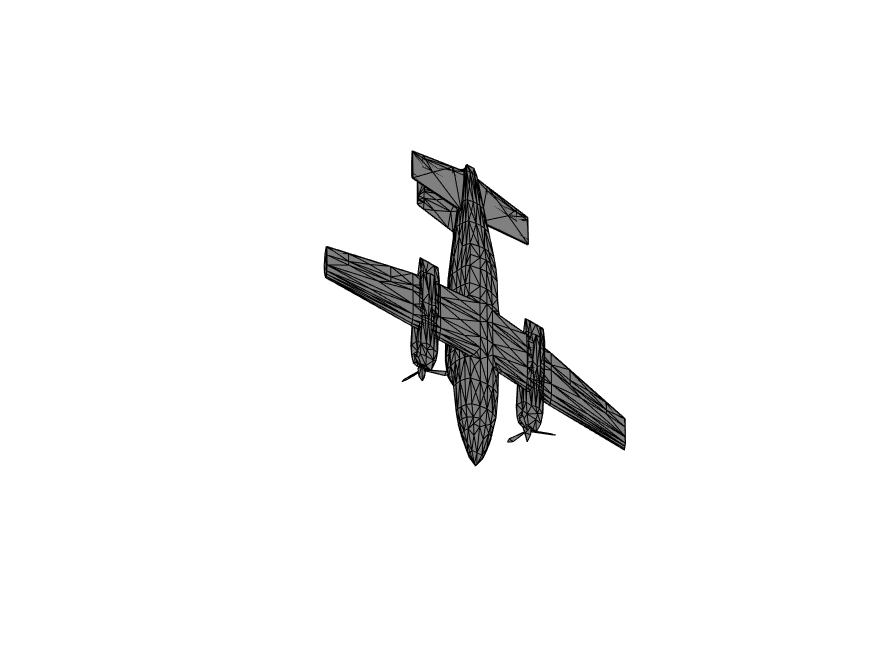
#> input picture image_processing/test1.png, 875 x 656 px
$ python tmp.py   (older library calls are emulated)
#> lines starting #> are read from the running program, lines starting #| are printed output that depends on the picture; after the words box and inside, x2 and y2 are one past the last pixel; in counts of white or black regions, pixels touching at a corner belong together
import cv2
import numpy as np

def get_min_rect(img_path):
#> called with img_path = './test1.png'
    img = cv2.imread(img_path)
#> img is the input picture: shape (656, 875, 3); min 0, max 255, mean 245
    # 灰度图
    gray = cv2.cvtColor(img, cv2.COLOR_BGR2GRAY)
    # 二值化
    ret, binary = cv2.threshold(gray, 250, 255, cv2.THRESH_BINARY)
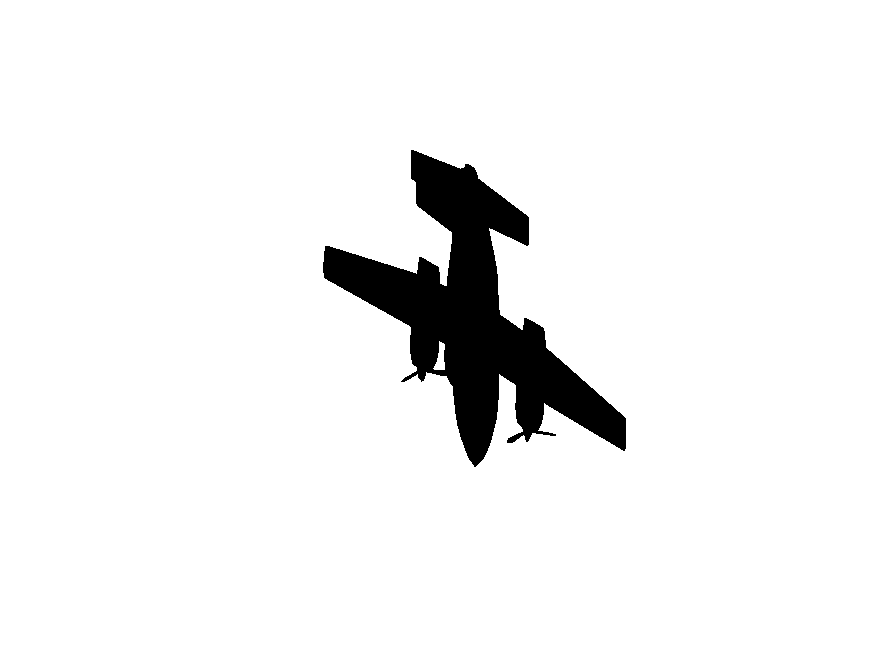
#> binary: shape (656, 875); 94.5% white; 1 black region, box (x1, y1, x2, y2) and area: (323, 150, 626, 467) 31728
    # 反色
    binary = 255 - binary
#> binary: shape (656, 875); 5.5% white; 1 white region
    # 最小外接矩形
    _, contours, hierarchy = cv2.findContours(binary, cv2.RETR_TREE, cv2.CHAIN_APPROX_NONE)
#> contours = 2 contours; box (x1, y1, x2, y2) and area: (323, 150, 626, 467) 31207, (432, 340, 446, 371) 236
    cnt = contours[0]
#> cnt = contour of 1442 points, box (x1, y1, x2, y2) (323, 150, 626, 467), area 31207
    min_rect = cv2.minAreaRect(cnt)
#> min_rect = ((483.7, 325), (199.7, 367.9), -36.52)
    # 旋转
    M = cv2.getRotationMatrix2D(min_rect[0], min_rect[2], 1.0)
#> M = [[0.804, -0.595, 288.3], [0.595, 0.804, -224.1]]
    rot = cv2.warpAffine(binary, M, (img.shape[1], img.shape[0]))
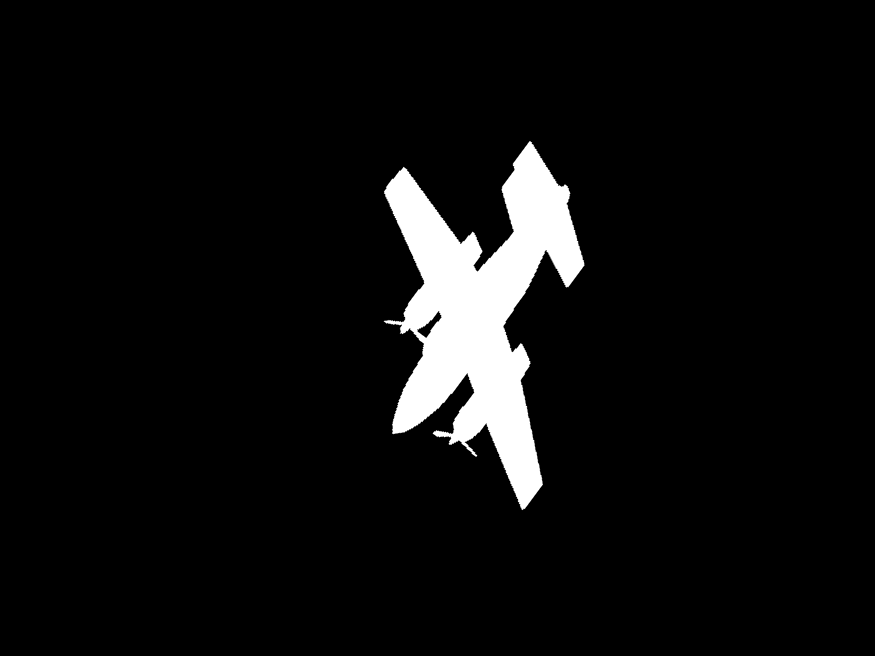
#> rot: shape (656, 875); min 0, max 255, mean 14.1
    _, contours, hierarchy = cv2.findContours(rot, cv2.RETR_TREE, cv2.CHAIN_APPROX_NONE)
#> contours = 2 contours; box (x1, y1, x2, y2) and area: (383, 140, 585, 511) 32160, (417, 312, 442, 338) 194
    cnt = contours[0]
#> cnt = contour of 1453 points, box (x1, y1, x2, y2) (383, 140, 585, 511), area 32160
    min_rect = cv2.minAreaRect(cnt)
#> min_rect = ((483.5, 325), (370, 201), -90)
    box = cv2.boxPoints(min_rect)
#> box = [[584, 510], [383, 510], [383, 140], [584, 140]]
    box = np.int0(box)
    cut = rot[box[1][1] : box[3][1], box[0][0] : box[2][0]]
#> cut = empty array
    cv2.imshow("cut", cut)
    cv2.waitKey(0)
    return cut

def get_similarity_from_cut(cut_1, cut_2, size):
    inter = 0
    union = 0
    for i in range(size):
        for j in range(size):
            if cut_1[i][j] != 0:
                union += 1
                if cut_2[i][j] != 0:
                    inter += 1
    return inter / union

def get_similarity_from_img(img_path_1, img_path_2):
    min_rect_1 = get_min_rect(img_path_1)
#> min_rect_1 = empty array
    min_rect_2 = get_min_rect(img_path_2)
#> call 2 of get_min_rect, with img_path = './test2.png'
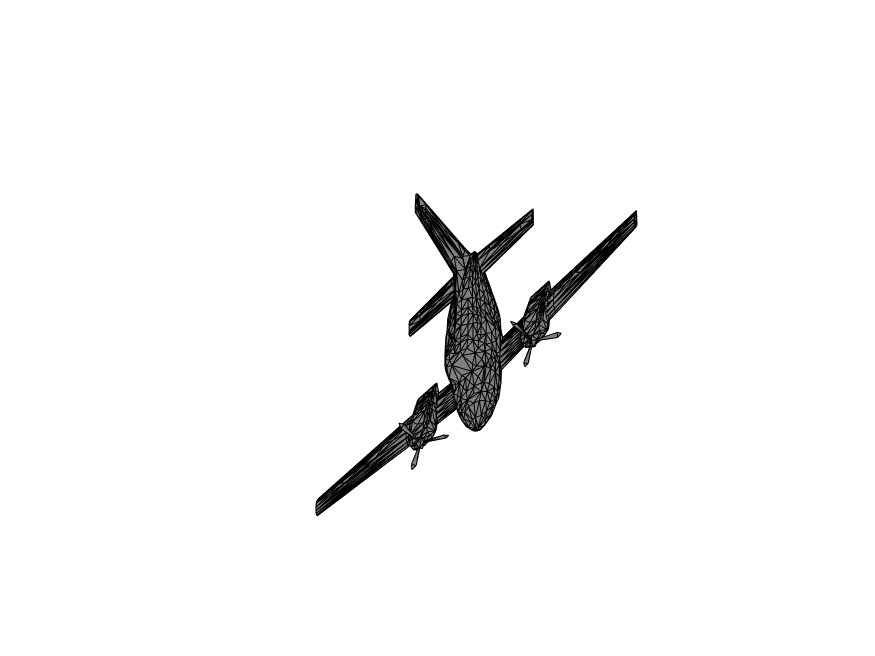
#> input picture image_processing/test2.png, 875 x 656 px
#> in get_min_rect, img is the input picture: shape (656, 875, 3); min 0, max 255, mean 247.7
#> in get_min_rect (call 2), `ret, binary = cv2.threshold(gray, 250, 255, cv2.THRESH_BINARY)`:
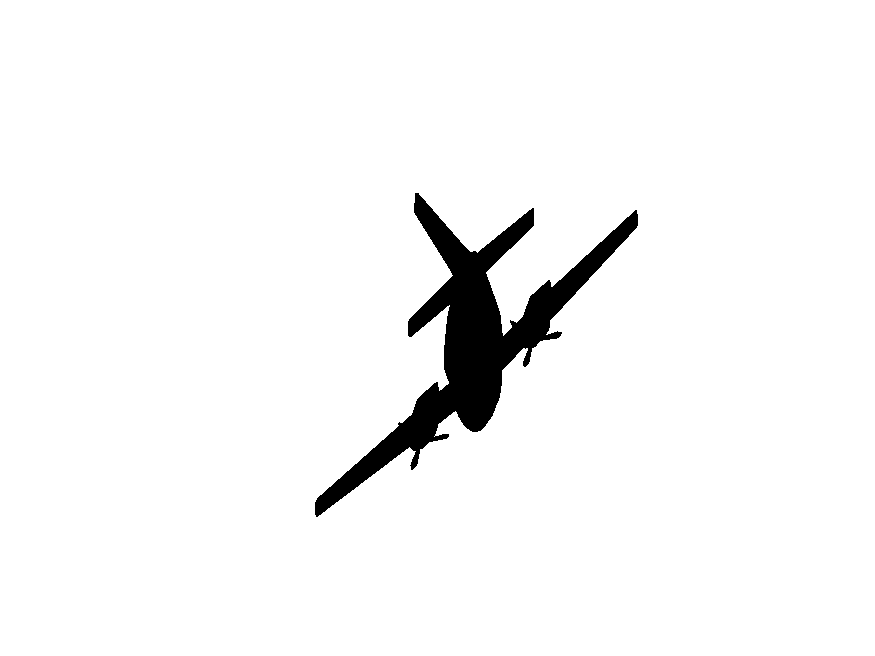
#> binary: shape (656, 875); 96.4% white; 1 black region, box (x1, y1, x2, y2) and area: (315, 193, 638, 517) 20556
#> in get_min_rect (call 2), `binary = 255 - binary`: binary: shape (656, 875); 3.6% white; 1 white region
#> in get_min_rect (call 2), `_, contours, hierarchy = cv2.findContours(binary, cv2.RETR_TREE, cv2.C..`: contours = 2 contours, 1 with area under 20; largest, box (x1, y1, x2, y2) and area: (315, 193, 638, 517) 19862
#> in get_min_rect (call 2), `cnt = contours[0]`: cnt = contour of 1388 points, box (x1, y1, x2, y2) (315, 193, 638, 517), area 19862
#> in get_min_rect (call 2), `min_rect = cv2.minAreaRect(cnt)`: min_rect = ((476.1, 363), (389.7, 221.1), -72.07)
#> in get_min_rect (call 2), `M = cv2.getRotationMatrix2D(min_rect[0], min_rect[2], 1.0)`: M = [[0.308, -0.951, 674.9], [0.951, 0.308, -201.8]]
#> in get_min_rect (call 2), `rot = cv2.warpAffine(binary, M, (img.shape[1], img.shape[0]))`:
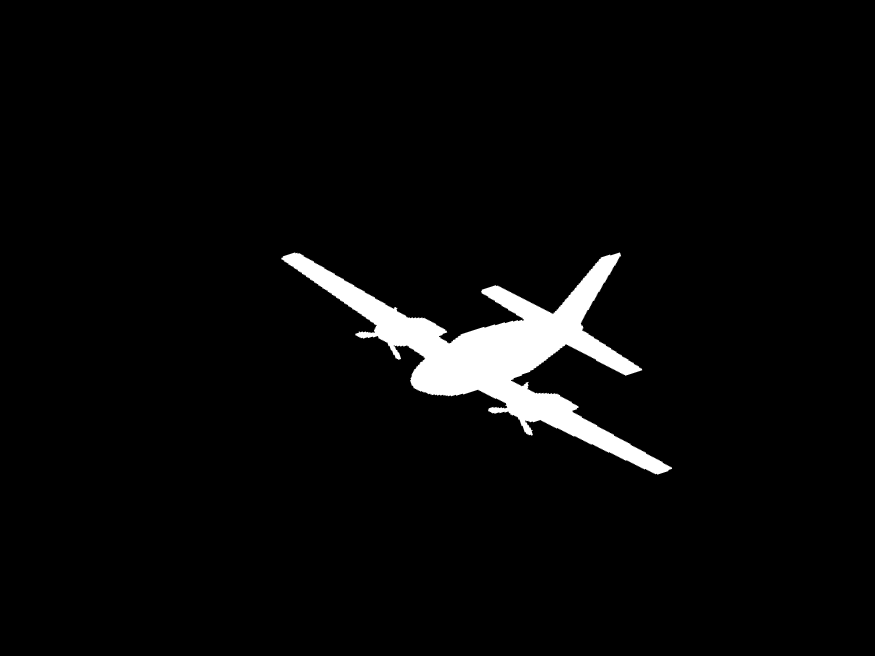
#> rot: shape (656, 875); min 0, max 255, mean 9.1
#> in get_min_rect (call 2), `_, contours, hierarchy = cv2.findContours(rot, cv2.RETR_TREE, cv2.CHAI..`: contours = 2 contours, 1 with area under 20; largest, box (x1, y1, x2, y2) and area: (281, 252, 673, 475) 20880
#> in get_min_rect (call 2), `cnt = contours[0]`: cnt = contour of 1541 points, box (x1, y1, x2, y2) (281, 252, 673, 475), area 20880
#> in get_min_rect (call 2), `min_rect = cv2.minAreaRect(cnt)`: min_rect = ((476.5, 363), (222, 391), -90)
#> in get_min_rect (call 2), `box = cv2.boxPoints(min_rect)`: box = [[672, 474], [281, 474], [281, 252], [672, 252]]
#> min_rect_2 = empty array
    new_size = max(min_rect_1.shape[:2] + min_rect_2.shape[:2])
#> new_size = 0

    #min_rect_1 = cv2.resize(min_rect_1, (new_size, new_size), interpolation=cv2.INTER_CUBIC)
    top_padding = (new_size - min_rect_1.shape[0]) // 2
#> top_padding = 0
    down_padding = new_size - top_padding - min_rect_1.shape[0]
#> down_padding = 0
    left_padding = (new_size - min_rect_1.shape[1]) // 2
#> left_padding = 0
    right_padding = new_size - left_padding - min_rect_1.shape[1]
#> right_padding = 0
    min_rect_1 = cv2.copyMakeBorder(min_rect_1, top_padding, down_padding, left_padding, right_padding, cv2.BORDER_CONSTANT, value=(0, 0, 0))
    #min_rect_2 = cv2.resize(min_rect_2, (new_size, new_size), interpolation=cv2.INTER_CUBIC)
    top_padding = (new_size - min_rect_2.shape[0]) // 2
    down_padding = new_size - top_padding - min_rect_2.shape[0]
    left_padding = (new_size - min_rect_2.shape[1]) // 2
    right_padding = new_size - left_padding - min_rect_2.shape[1]
    min_rect_2 = cv2.copyMakeBorder(min_rect_2, top_padding, down_padding, left_padding, right_padding, cv2.BORDER_CONSTANT, value=(0, 0, 0))

    cv2.imshow("cut_now_1", min_rect_1)
    cv2.waitKey(0)
    cv2.imshow("cut_now_2", min_rect_2)
    cv2.waitKey(0)

    sim_1 = get_similarity_from_cut(min_rect_1, min_rect_2, new_size)
    min_rect_2 = np.rot90(min_rect_2)
    sim_2 = get_similarity_from_cut(min_rect_1, min_rect_2, new_size)
    min_rect_2 = np.rot90(min_rect_2)
    sim_3 = get_similarity_from_cut(min_rect_1, min_rect_2, new_size)
    min_rect_2 = np.rot90(min_rect_2)
    sim_4 = get_similarity_from_cut(min_rect_1, min_rect_2, new_size)
    print(sim_1, sim_2, sim_3, sim_4)
    return min(sim_1, sim_2, sim_3, sim_4)

# test
if __name__ == '__main__':
#> (the run stopped early here; a loop or call above may not have finished)
